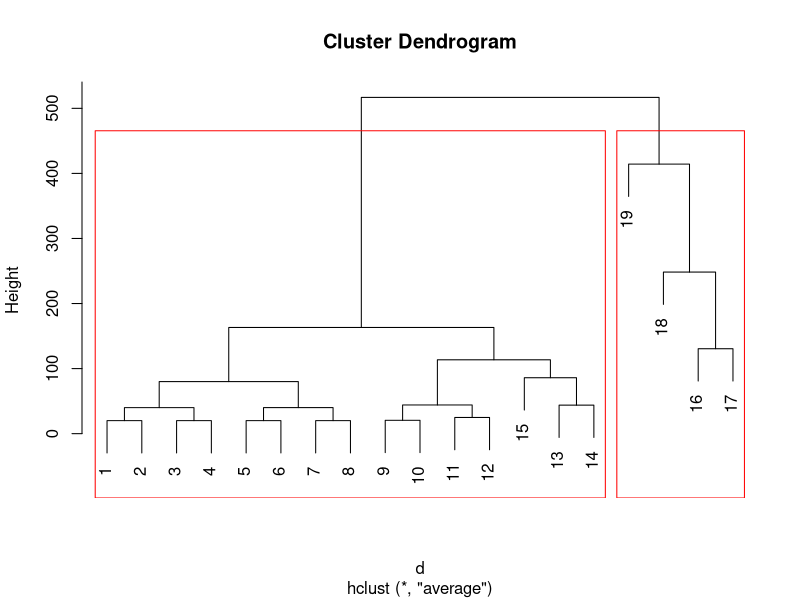

This chart was generated by the following R code:
a=pressure
View(a)
d=dist(a,method="euclidean")
hfit=hclust(d,method="average") ## single,average,complete
plot(hfit)
grps=cutree(hfit,k=2)
grps
rect.hclust(hfit,k=2,border='red')
